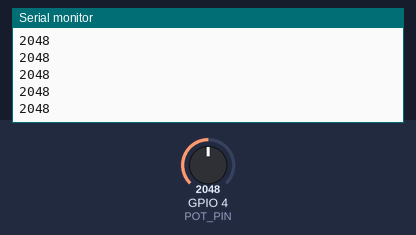
The sketch below on a simulated ESP32. On the bench: the last lines printed to the serial monitor. The inputs (shaded band) are chosen by the test bench; at power-on: GPIO 4 (POT_PIN) = 2048 (analog values on the 0–4095 scale).

Above: at 1.2 s.
1.3 s: GPIO 4 (POT_PIN) set to 2866
At 1.9 s:
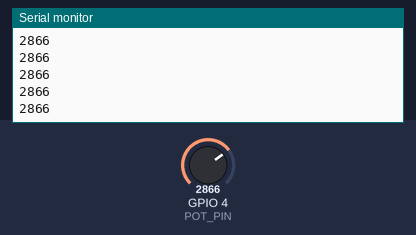
2.8 s: GPIO 4 (POT_PIN) set to 3603
At 3.9 s:
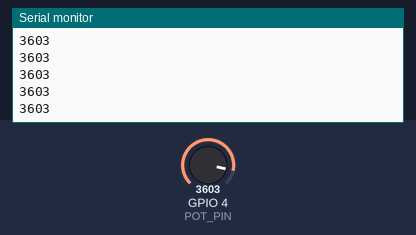
Timing chart, 0 to 5.8 s (numbered marks = the images above; inputs shaded):
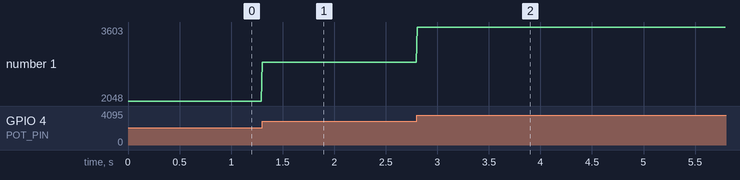

Measured:
- after the input at 1.3 s, the serial monitor: prints a new line at once (image 1)
- after the input at 2.8 s, the serial monitor: prints a new line at once (image 2)
- plotted number 1: 2048 → 2866 after the input at 1.3 s, 2866 → 3603 after the input at 2.8 s

The sketch:

Wireless_Potentiometer_UDP.ino
```cpp
#include <WiFi.h>
#include <WiFiUdp.h>

// 1. Wi-Fi (SoftAP) Configuration
const char* ssid = "HPC_Network";       // SSID for the hosted Wi-Fi network
const char* password = "password123";   // Password (minimum 8 characters)

// 2. UDP Communication Settings
WiFiUDP udp;
const char* targetIP = "192.168.4.255"; // Broadcast to all devices in the 192.168.4.x range
const int targetPort = 8888;            // Destination port on the Host PC

// 3. Hardware Configuration
const int POT_PIN = 4; // Analog input pin connected to the potentiometer

void setup() {
    Serial.begin(115200);

    // Initialize the ESP32 as a Software Access Point
    Serial.println("\nStarting SoftAP...");
    WiFi.softAP(ssid, password);

    IPAddress IP = WiFi.softAPIP();
    Serial.print("Access Point IP: ");
    Serial.println(IP); // Typically 192.168.4.1

    // Set ADC resolution to 12-bit (0-4095)
    analogReadResolution(12);
}

void loop() {
    // Read sensor value from hardware
    int potValue = analogRead(POT_PIN);

    // Encapsulate and transmit the data via UDP (Fire-and-forget)
    udp.beginPacket(targetIP, targetPort);
    udp.print(potValue);
    udp.endPacket();

    // Local debugging via Serial Monitor
    Serial.println(potValue);

    // Transmit at approximately 100Hz frequency
    delay(10);
}
```
